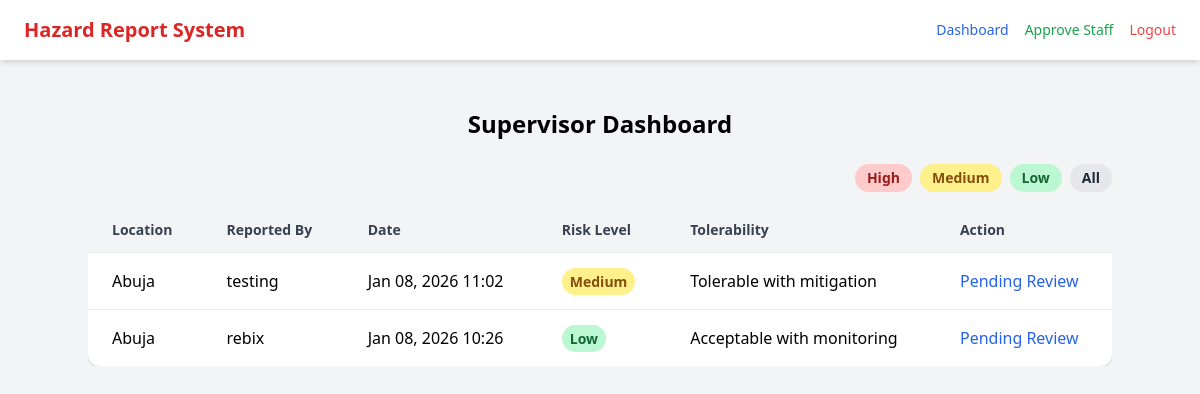
Page /dashboard/ (signed in) on the committed database.
### reports/models.py (models this page shows, shortened)
class HazardReport(models.Model):
    SEVERITY_CHOICES = [
        ('A', 'Catastrophic'),
        ('B', 'Hazardous'),
        ('C', 'Major'),
        ('D', 'Minor'),
        ('E', 'Negligible')
    ]
    PROBABILITY_CHOICES = [
        (5, 'Frequent'),
        (4, 'Occasional'),
        (3, 'Remote'),
        (2, 'Improbable'),
        (1, 'Extremely Improbable'),
    ]
    RISK_LEVEL_CHOICES = [
        ('High', 'High'),
        ('Medium', 'Medium'),
        ('Low', 'Low'),
    ]
    STATUS_CHOICES = [
        ('Submitted', 'Submitted'),
        ('Reviewed', 'Reviewed'),
        ('Closed', 'Closed'),
    ]
    date = models.DateField()
    time = models.TimeField()
    location = models.CharField(max_length=255)
    description = models.TextField()
    severity = models.CharField(max_length=1, choices=SEVERITY_CHOICES)
    probability = models.IntegerField(choices=PROBABILITY_CHOICES)
    risk_level = models.CharField(max_length=10, choices=RISK_LEVEL_CHOICES)
    risk_tolerability = models.CharField(max_length=50)
    reporter = models.ForeignKey(User, on_delete=models.CASCADE)
    reporter_name = models.CharField(max_length=255)  # optional, if you want extra name
    contact_info = models.CharField(max_length=255)
    immediate_actions = models.TextField()
    recommended_actions = models.TextField()  # fixed typo
    status = models.CharField(max_length=20, choices=STATUS_CHOICES, default='Submitted')
    supervisor_notes = models.TextField(blank=True, null=True)
    reviewed_by = models.ForeignKey(
        User,
        on_delete=models.SET_NULL,
        null=True,
        blank=True,
        related_name='reviewed_reports'
    )
    created_at = models.DateTimeField(auto_now_add=True)

### reports/views.py (the view)
# urls.py: path('dashboard/', views.supervisor_dashboard, name='dashboard'),
@login_required
@user_passes_test(is_supervisor)
def supervisor_dashboard(request):
    reports = HazardReport.objects.all().order_by('-created_at')
    risk_filter = request.GET.get('risk')
    if risk_filter in ['High', 'Medium', 'Low']:
        reports = reports.filter(risk_level=risk_filter)
    return render(request, 'reports/supervisor_dashboard.html', {'reports': reports})

### reports/context_processors.py (called while the page is built)
def supervisor_flag(request):
    user = getattr(request, 'user', None)
    is_supervisor = False
    if user and user.is_authenticated:
        is_supervisor = user.groups.filter(name='Supervisor').exists()
    return {'is_supervisor': is_supervisor}

### reports/views.py (called while the page is built)
def is_supervisor(user):
    return user.groups.filter(name='Supervisor').exists()

### templates/reports/supervisor_dashboard.html
{% extends "base.html" %}
{% block content %}
<div class="max-w-5xl mx-auto mt-12">
    <h2 class="text-2xl font-bold mb-6 text-center">Supervisor Dashboard</h2>
    <div class="flex justify-end mb-4 space-x-2">
        <a href="?risk=High" class="px-3 py-1 bg-red-200 text-red-800 rounded-full text-sm font-semibold hover:bg-red-300 transition">
            High
        </a>
        <a href="?risk=Medium" class="px-3 py-1 bg-yellow-200 text-yellow-800 rounded-full text-sm font-semibold hover:bg-yellow-300 transition">
            Medium
        </a>
        <a href="?risk=Low" class="px-3 py-1 bg-green-200 text-green-800 rounded-full text-sm font-semibold hover:bg-green-300 transition">
            Low
        </a>
        <a href="/reports/dashboard/" class="px-3 py-1 bg-gray-200 text-gray-800 rounded-full text-sm font-semibold hover:bg-gray-300 transition">
            All
        </a>
    </div>
    <div class="overflow-x-auto">
        <table class="min-w-full bg-white rounded-xl shadow divide-y divide-gray-200">
            <thead class="bg-gray-100">
                <tr>
                    <th class="px-6 py-3 text-left text-sm font-semibold text-gray-700">Location</th>
                    <th class="px-6 py-3 text-left text-sm font-semibold text-gray-700">Reported By</th>
                    <th class="px-6 py-3 text-left text-sm font-semibold text-gray-700">Date</th>
                    <th class="px-6 py-3 text-left text-sm font-semibold text-gray-700">Risk Level</th>
                    <th class="px-6 py-3 text-left text-sm font-semibold text-gray-700">Tolerability</th>
                    <th class="px-6 py-3 text-left text-sm font-semibold text-gray-700">Action</th>
                </tr>
            </thead>
            <tbody class="divide-y divide-gray-200">
                {% for report in reports %}
                <tr class="hover:bg-gray-50 transition">
                    <td class="px-6 py-4">{{ report.location }}</td>
                    <td class="px-6 py-4">{{ report.reporter.username }}</td>
                    <td class="px-6 py-4">{{ report.created_at|date:"M d, Y H:i" }}</td>
                    <td class="px-6 py-4">
                        <span class="px-2 py-1 rounded-full text-sm font-semibold
                            {% if report.risk_level == 'High' %} bg-red-200 text-red-800
                            {% elif report.risk_level == 'Medium' %} bg-yellow-200 text-yellow-800
                            {% else %} bg-green-200 text-green-800 {% endif %}
                        ">
                            {{ report.risk_level }}
                        </span>
                    </td>
                    <td class="px-6 py-4">{{ report.risk_tolerability }}</td>
                    <td class="px-6 py-4">
                        <a href="{% url 'review_reports' report.id %}" class="text-blue-600 hover:underline">Pending Review</a>
                    </td>
                </tr>
                {% empty %}
                <tr>
                    <td colspan="6" class="px-6 py-4 text-center text-gray-500">
                        No hazard reports submitted yet.
                    </td>
                </tr>
                {% endfor %}
            </tbody>
        </table>
    </div>
</div>
{% endblock %}

### templates/base.html (shortened to what this page needs)
<!DOCTYPE html>
<html lang="en">
<head>
    <script src="https://cdn.tailwindcss.com"></script>
</head>
<body class="bg-gray-100 min-h-screen font-sans">
<nav class="bg-white shadow-md px-6 py-4 flex justify-between items-center">
    <h1 class="text-xl font-bold text-red-600">Hazard Report System</h1>
    <div class="flex items-center space-x-4">
        {% if user.is_authenticated %}
            {% if is_supervisor %}
                <a href="{% url 'dashboard' %}" class="text-sm font-medium text-blue-600 hover:text-blue-800 transition">Dashboard</a>
                <a href="{% url 'approve_staff' %}" class="text-sm font-medium text-green-600 hover:text-green-800 transition">Approve Staff</a>
            {% else %}
                <a href="{% url 'create_report' %}" class="text-sm font-medium text-gray-700 hover:text-red-600 transition">New Report</a>
                <a href="{% url 'my_reports' %}" class="text-sm font-medium text-gray-700 hover:text-red-600 transition">My Reports</a>
            {% endif %}
            <a href="{% url 'logout' %}" class="text-sm font-medium text-red-500 hover:text-red-700 transition">Logout</a>
        {% else %}
            <a href="{% url 'login' %}" class="text-sm font-medium text-green-600 hover:text-green-800 transition">Login</a>
            <a href="{% url 'register' %}" class="text-sm font-medium text-blue-600 hover:text-blue-800 transition">Register</a>
        {% endif %}
    </div>
</nav>
<main >
    {% block content %}{% endblock %}
</main>
</body>
</html>

### rows in the picture
HazardReport: location "Abuja", reporter.username "testing", created_at "Jan 08, 2026 11:02", risk_level "Medium", risk_tolerability "Tolerable with mitigation"
HazardReport: location "Abuja", reporter.username "rebix", created_at "Jan 08, 2026 10:26", risk_level "Low", risk_tolerability "Acceptable with monitoring"
